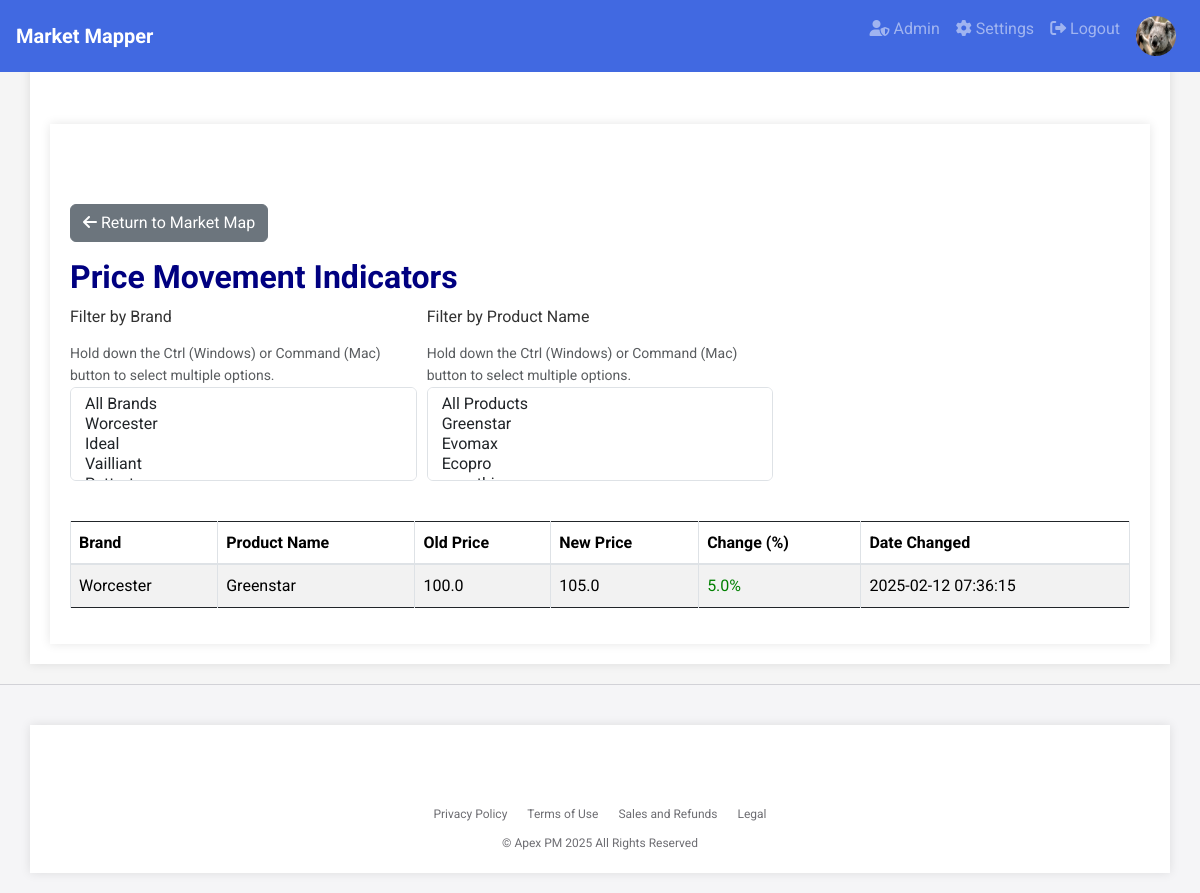
Screenshot of /price_movement_indicators/7 (signed in) with the database file from the repository.
### app.py (models this page shows, shortened)
class User(db.Model, UserMixin):
    id = db.Column(db.Integer, primary_key=True)
    username = db.Column(db.String(20), unique=True, nullable=False)
    email = db.Column(db.String(120), unique=True, nullable=False)  # Added email field
    password_hash = db.Column(db.String(128), nullable=False)
    profile_image = db.Column(db.String(255), nullable=True)  # Add profile_image field
    role = db.Column(db.String(50), nullable=False)  # Add role field

class Product(db.Model):
    id = db.Column(db.Integer, primary_key=True)
    brand_name = db.Column(db.String(100), nullable=False)
    product_name = db.Column(db.String(100), nullable=False)
    price = db.Column(db.Float)
    currency = db.Column(db.String(3), default='gbp')  # Add currency field with default
    image_filename = db.Column(db.String(255))
    project_id = db.Column(db.Integer, db.ForeignKey('project.id'), nullable=False)
    price_source = db.Column(db.String(255))  # Add price_source field
    ratings = db.relationship('Rating', cascade='all, delete-orphan', backref='product')

class PriceHistory(db.Model):
    id = db.Column(db.Integer, primary_key=True)
    product_id = db.Column(db.Integer, db.ForeignKey('product.id'), nullable=False)
    old_price = db.Column(db.Float, nullable=False)
    new_price = db.Column(db.Float, nullable=False)
    date_changed = db.Column(db.DateTime, default=datetime.utcnow)

### app.py (the view)
@app.route('/price_movement_indicators/<int:project_id>', methods=['GET', 'POST'])
@login_required
def price_movement_indicators(project_id):
    brand_filter = request.args.getlist('brand')
    product_name_filter = request.args.getlist('product_name')
    subquery = db.session.query(
        PriceHistory.product_id,
        db.func.max(PriceHistory.date_changed).label('latest_date')
    ).group_by(PriceHistory.product_id).subquery()
    query = db.session.query(Product, PriceHistory).join(
        subquery,
        (PriceHistory.product_id == subquery.c.product_id) & (PriceHistory.date_changed == subquery.c.latest_date)
    ).join(Product, Product.id == PriceHistory.product_id).filter(Product.project_id == project_id)
    if brand_filter and '' not in brand_filter:
        query = query.filter(Product.brand_name.in_(brand_filter))
    if product_name_filter and '' not in product_name_filter:
        query = query.filter(Product.product_name.in_(product_name_filter))
    products_with_latest_price_change = query.all()
    brands = db.session.query(Product.brand_name).filter(Product.project_id == project_id).distinct().all()
    product_names_query = db.session.query(Product.product_name).filter(Product.project_id == project_id)
    if brand_filter and '' not in brand_filter:
        product_names_query = product_names_query.filter(Product.brand_name.in_(brand_filter))
    product_names = product_names_query.distinct().all()
    return render_template('price_movement_indicators.html',
                           products_with_latest_price_change=products_with_latest_price_change,
                           brand_filter=brand_filter,
                           product_name_filter=product_name_filter,
                           brands=[b[0] for b in brands],
                           product_names=[p[0] for p in product_names],
                           project_id=project_id)

### app.py (called while the page is built)
@login_manager.user_loader
def load_user(user_id):
    return db.session.get(User, int(user_id))

### templates/price_movement_indicators.html (shortened to what this page needs)
{% extends 'base.html' %}
{% block content %}
<div class="container mt-4">
    <div class="d-flex justify-content-start mb-3">
        <a href="{{ url_for('market_map', project_id=project_id) }}" class="btn btn-secondary">
            <i class="fas fa-arrow-left"></i> Return to Market Map
        </a>
    </div>
    <h1>Price Movement Indicators</h1>
    <form method="GET" action="{{ url_for('price_movement_indicators', project_id=project_id) }}" class="mb-4">
        <div class="form-row">
            <div class="col-md-4 col-sm-12 mb-3">
                <label for="brand">Filter by Brand</label>
                <small class="form-text text-muted">Hold down the Ctrl (Windows) or Command (Mac) button to select multiple options.</small>
                <select class="form-control" id="brand" name="brand" multiple onchange="this.form.submit()">
                    <option value="">All Brands</option>
                    {% for brand in brands %}
                    <option value="{{ brand }}" {% if brand in brand_filter %}selected{% endif %}>{{ brand }}</option>
                    {% endfor %}
                </select>
            </div>
            <div class="col-md-4 col-sm-12 mb-3">
                <label for="product_name">Filter by Product Name</label>
                <small class="form-text text-muted">Hold down the Ctrl (Windows) or Command (Mac) button to select multiple options.</small>
                <select class="form-control" id="product_name" name="product_name" multiple onchange="this.form.submit()">
                    <option value="">All Products</option>
                    {% for product_name in product_names %}
                    <option value="{{ product_name }}" {% if product_name in product_name_filter %}selected{% endif %}>{{ product_name }}</option>
                    {% endfor %}
                </select>
            </div>
        </div>
    </form>
    <div class="table-responsive">
        <table class="table table-striped table-bordered">
            <thead>
                <tr>
                    <th>Brand</th>
                    <th>Product Name</th>
                    <th>Old Price</th>
                    <th>New Price</th>
                    <th>Change (%)</th>
                    <th>Date Changed</th>
                </tr>
            </thead>
            <tbody>
                {% for product, price_history in products_with_latest_price_change %}
                <tr>
                    <td>{{ product.brand_name }}</td>
                    <td>{{ product.product_name }}</td>
                    <td>{{ price_history.old_price }}</td>
                    <td>{{ price_history.new_price }}</td>
                    <td>
                        {% if price_history.new_price > price_history.old_price %}
                        <span style="color: green;">{{ ((price_history.new_price - price_history.old_price) / price_history.old_price * 100) | round(2) }}%</span>
                        {% else %}
                        <span style="color: red;">{{ ((price_history.new_price - price_history.old_price) / price_history.old_price * 100) | round(2) }}%</span>
                        {% endif %}
                    </td>
                    <td>{{ price_history.date_changed.strftime('%Y-%m-%d %H:%M:%S') }}</td>
                </tr>
                {% endfor %}
            </tbody>
        </table>
    </div>
</div>
{% endblock %}

### templates/base.html (shortened to what this page needs)
<!DOCTYPE html>
<html lang="en">
<head>
    <link rel="stylesheet" href="https://stackpath.bootstrapcdn.com/bootstrap/4.5.2/css/bootstrap.min.css">
    <link rel="stylesheet" href="https://cdnjs.cloudflare.com/ajax/libs/font-awesome/6.0.0/css/all.min.css">
    <link href="https://cdn.jsdelivr.net/npm/bootstrap@5.3.2/dist/css/bootstrap.min.css" rel="stylesheet">
</head>
<body>
    <nav class="navbar navbar-expand-lg navbar-dark justify-content-between">
        <a class="navbar-brand" href="/">
            <span>Market Mapper</span>
        </a>
        <div class="collapse navbar-collapse" id="navbarNav">
            <ul class="navbar-nav ml-auto">
                {% if current_user.is_authenticated %}
                    {% if current_user.role == 'admin' %}
                        <li class="nav-item">
                            <a class="nav-link" href="{{ url_for('admin.index') }}" title="Admin">
                                <i class="fas fa-user-shield"></i> Admin
                            </a>
                        </li>
                    {% endif %}
                    <li class="nav-item">
                        <a class="nav-link" href="{{ url_for('settings') }}" title="Settings">
                            <i class="fas fa-cog"></i> Settings
                        </a>
                    </li>
                    <li class="nav-item">
                        <a class="nav-link" href="{{ url_for('logout') }}" title="Logout">
                            <i class="fas fa-sign-out-alt"></i> Logout
                        </a>
                    </li>
                    <li class="nav-item">
                        <div class="nav-link">
                            <div class="profile-image-container">
                                {% if current_user.profile_image %}
                                    <img src="{{ url_for('static', filename='uploads/' + current_user.profile_image) }}" alt="Profile Image" class="profile-image">
                                {% else %}
                                    <img src="{{ url_for('static', filename='uploads/default_profile.png') }}" alt="Profile Image" class="profile-image">
                                {% endif %}
                            </div>
                        </div>
                    </li>
                {% endif %}
            </ul>
        </div>
    </nav>
    <div class="container">
        {% block content %}{% endblock %}
    </div>
    <footer class="footer">
        <div class="container">
            <ul class="footer-links">
                <li><a href="#">Privacy Policy</a></li>
                <li><a href="{{ url_for('termsofuse') }}">Terms of Use</a></li>
                <li><a href="#">Sales and Refunds</a></li>
                <li><a href="{{ url_for('terms') }}">Legal</a></li>
            </ul>
            <div class="footer-copyright">
                &copy; Apex PM 2025 All Rights Reserved
            </div>
        </div>
    </footer>
</body>
</html>

### templates/base.html (style rules this page uses)
body { font-family: 'Roboto', sans-serif; background-color: #F5F5F5; color: #333333; line-height: 1.6; margin: 0; }
h1, h2, h3 { color: #000080; font-weight: 700; }
h1 { font-size: 32px; }
a { color: #4169E1; }
.navbar { background-color: #4169E1; padding: 0.5rem 1rem; position: fixed; width: 100%; top: 0; z-index: 100; }
.navbar-brand { display: flex; align-items: center; }
.navbar-brand span { font-weight: bold; font-size: 1.25rem; }
.container { background-color: #FFFFFF; padding: 20px; margin-top: 20px; box-shadow: 0 0 10px rgba(0,0,0,0.1); padding-top: 80px; }
.footer { background-color: #f5f5f7; color: #6e6e73; padding: 20px 0; font-size: 12px; border-top: 1px solid #d2d2d7; width: 100%; margin-top: 20px; }
.footer-links { list-style: none; padding: 0; margin: 0; display: flex; justify-content: center; }
.footer-links li { margin: 0 10px; }
.footer-links a { color: #6e6e73; text-decoration: none; }
.footer-copyright { margin-top: 10px; text-align: center; }
.profile-image-container { position: relative; display: inline-block; }
.profile-image { width: 40px; height: 40px; border-radius: 50%; }

### rows the page displays
User: profile_image (picture)
Product: brand_name "Worcester", product_name "Greenstar", old_price "100.0", new_price "105.0", date_changed "2025-02-12 07:36:15"
PriceHistory: new_price+old_price "5.0"
